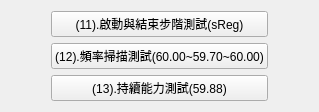
                <widget class="QWidget" name="page_12">
                 <layout class="QGridLayout" name="gridLayout_27">
                  <item row="1" column="0">
                   <spacer name="horizontalSpacer_26">
                    <property name="orientation">
                     <enum>Qt::Horizontal</enum>
                    </property>
                    <property name="sizeHint" stdset="0">
                     <size>
                      <width>40</width>
                      <height>20</height>
                     </size>
                    </property>
                   </spacer>
                  </item>
                  <item row="1" column="1">
                   <widget class="QPushButton" name="pushButton_62">
                    <property name="text">
                     <string>(12).頻率掃描測試(60.00~59.70~60.00)</string>
                    </property>
                   </widget>
                  </item>
                  <item row="0" column="1">
                   <widget class="QPushButton" name="pushButton_61">
                    <property name="text">
                     <string>(11).啟動與結束步階測試(sReg)</string>
                    </property>
                   </widget>
                  </item>
                  <item row="2" column="1">
                   <widget class="QPushButton" name="pushButton_63">
                    <property name="text">
                     <string>(13).持續能力測試(59.88)</string>
                    </property>
                   </widget>
                  </item>
                  <item row="1" column="2">
                   <spacer name="horizontalSpacer_27">
                    <property name="orientation">
                     <enum>Qt::Horizontal</enum>
                    </property>
                    <property name="sizeHint" stdset="0">
                     <size>
                      <width>40</width>
                      <height>20</height>
                     </size>
                    </property>
                   </spacer>
                  </item>
                 </layout>
                </widget>
